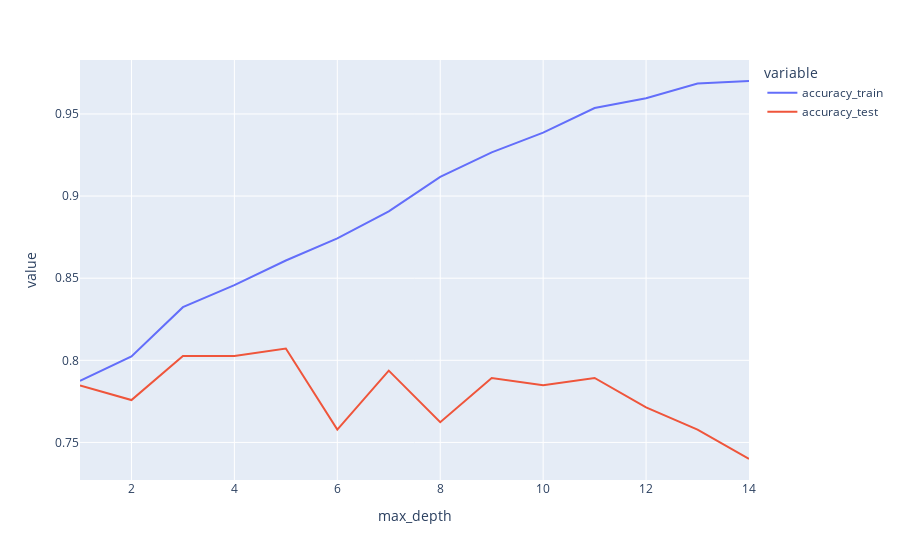

Notebook cell for this chart:
### Code cell
accuracy_results = []

for i in range(1, 15, 1):
    model = model = DecisionTreeClassifier(max_depth=i)
    model.fit(X_train,y_train)
    y_pred_train = model.predict(X_train)
    y_pred_test = model.predict(X_test)
    accuracy_train = np.mean(y_pred_train == y_train)
    accuracy_test = np.mean(y_pred_test == y_test)
    accuracy_results.append({'accuracy_train': accuracy_train, 'accuracy_test': accuracy_test, 'max_depth': i})

px.line(pd.DataFrame(accuracy_results).melt(id_vars='max_depth'),
        x='max_depth', y='value', color='variable')

### Figure 1 — Plotly figure (JSON) as saved in the notebook; plotly's stock layout.template omitted (floating-point values rounded to 4 significant figures)
{"data": [{"hovertemplate": "variable=accuracy_train<br>max_depth=%{x}<br>value=%{y}<extra></extra>", "legendgroup": "accuracy_train", "line": {"color": "#636efa", "dash": "solid"}, "marker": {"symbol": "circle"}, "mode": "lines", "name": "accuracy_train", "orientation": "v", "showlegend": true, "type": "scatter", "x": [1, 2, 3, 4, 5, 6, 7, 8, 9, 10, 11, 12, 13, 14], "xaxis": "x", "y": [0.7874, 0.8024, 0.8323, 0.8458, 0.8608, 0.8743, 0.8907, 0.9117, 0.9266, 0.9386, 0.9536, 0.9596, 0.9686, 0.9701], "yaxis": "y"}, {"hovertemplate": "variable=accuracy_test<br>max_depth=%{x}<br>value=%{y}<extra></extra>", "legendgroup": "accuracy_test", "line": {"color": "#EF553B", "dash": "solid"}, "marker": {"symbol": "circle"}, "mode": "lines", "name": "accuracy_test", "orientation": "v", "showlegend": true, "type": "scatter", "x": [1, 2, 3, 4, 5, 6, 7, 8, 9, 10, 11, 12, 13, 14], "xaxis": "x", "y": [0.7848, 0.7758, 0.8027, 0.8027, 0.8072, 0.7578, 0.7937, 0.7623, 0.7892, 0.7848, 0.7892, 0.7713, 0.7578, 0.7399], "yaxis": "y"}], "layout": {"legend": {"title": {"text": "variable"}, "tracegroupgap": 0}, "margin": {"t": 60}, "xaxis": {"anchor": "y", "domain": [0, 1], "title": {"text": "max_depth"}}, "yaxis": {"anchor": "x", "domain": [0, 1], "title": {"text": "value"}}}}
